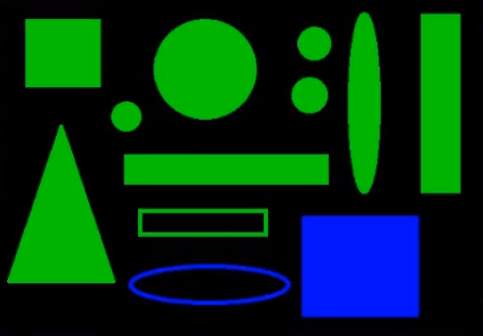
#> input picture img/approx.png, 483 x 336 px
$ python tutorial_21_measure.py   (older library calls are emulated)
#> lines starting #> are read from the running program, lines starting #| are printed output that depends on the picture; after the words box and inside, x2 and y2 are one past the last pixel; in counts of white or black regions, pixels touching at a corner belong together
#> in main, img is the input picture: shape (336, 483, 3); mean B, G, R 23, 51.2, 1.3
import cv2 as cv
import numpy as np


# [44 lines left out: function object_measure, not called in this run]


def contour_approx(image):
    # 二值化
    gray = cv.cvtColor(image, cv.COLOR_BGR2GRAY)
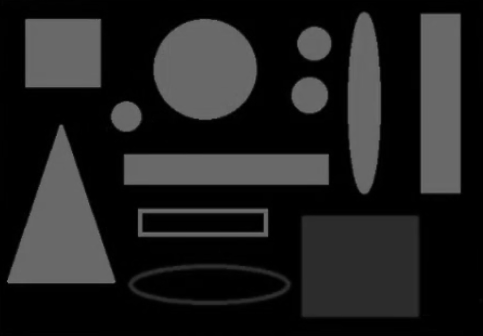
#> gray: shape (336, 483); min 0, max 113, mean 32.9
    ret, binary = cv.threshold(gray, 0, 255, cv.THRESH_BINARY | cv.THRESH_OTSU)
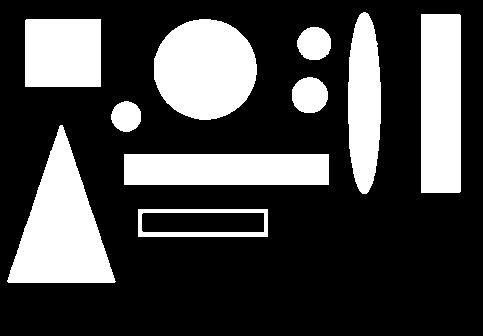
#> binary: shape (336, 483); 27.4% white; 10 white regions, largest, box (x1, y1, x2, y2) and area: (7, 125, 116, 283) 8926, (154, 19, 257, 120) 8150, (421, 14, 461, 193) 7158
#> ret = 54
    print("threshold value: %s" % ret)
#| threshold value: 54.0
    cv.imshow("binary image", binary)

    # 因为后面需要在二值图像上绘制轮廓和点（轮廓和点为三通道），先转化为BGR图像
    dst = cv.cvtColor(binary, cv.COLOR_GRAY2BGR)
#> dst: shape (336, 483, 3); 27.4% white; 10 white regions

    # 轮廓检测
    contours, hierarchy = cv.findContours(binary, cv.RETR_EXTERNAL, cv.CHAIN_APPROX_SIMPLE)
#> contours = 10 contours; largest, box (x1, y1, x2, y2) and area: (7, 125, 116, 283) 8714, (154, 19, 257, 120) 8006, (421, 14, 461, 193) 6941, (124, 154, 329, 185) 6120, (25, 19, 101, 87) 5024

    for i, contour in enumerate(contours):

        # 把一个连续光滑曲线折线化，对图像轮廓点进行多边形拟合
        # approxPolyDP(curve, epsilon, closed, approxCurve=None) -> approxCurve
        # @param curve 输入
        # @param approxCurve 输出
        # @param epsilon 逼近精度. 原始曲线与近似曲线之间的最大距离.
        # @param closed 如果为True，则近似曲线是闭合的（它的第一个和最后的顶点连接）。
        epsilon = 0.01 * cv.arcLength(contour, True)
        approx = cv.approxPolyDP(contour, epsilon, True)

        print(approx.shape) # m×1×2. 每个轮廓拟合出m个点，每个点用横纵坐标值确定

        # 绘制拟合出的点
        # 参数contourIdx为-1，绘制该轮廓所有的点
        cv.drawContours(dst, approx, -1, (255, 0, 0), 10)

        # 如果点数为4，为矩形，用黄色点画出
        if approx.shape[0] == 4:
            cv.drawContours(dst, contours, i, (0, 255, 255), 2)

        # 如果点数为3，为三角形，用红色点画出
        if approx.shape[0] == 3:
            cv.drawContours(dst, contours, i, (0, 0, 255), 2)

        # 如果点数大于10，为圆形，
        if approx.shape[0] > 10:
             cv.drawContours(dst, contours, i, (255, 255, 0), 2)
#> this loop made 10 passes
#> (epsilon, approx) on passes 1, 2, 3, 8, 9: (3.12, [[138, 209], [138, 236], [267, 236], [267, 209]]), (4.68, [[124, 154], [124, 184], [328, 184], [328, 154]]), (4.67, [[60, 125], [7, 281], [114, 282]]), (2.83, [[25, 20], [25, 86], [100, 86], [100, 19]]), (4.33, [[421, 14], [421, 192], [459, 192], [460, 15]])
#> epsilon on passes 4, 5, 6, 7, 10: 0.981, 1.17, 1.1, 3.35, 3.94
#| (4, 1, 2)
#| (4, 1, 2)
#| (3, 1, 2)
#| (13, 1, 2)
#| (13, 1, 2)
#| (12, 1, 2)
#| (14, 1, 2)
#| (4, 1, 2)
#> (further printed lines are left out)
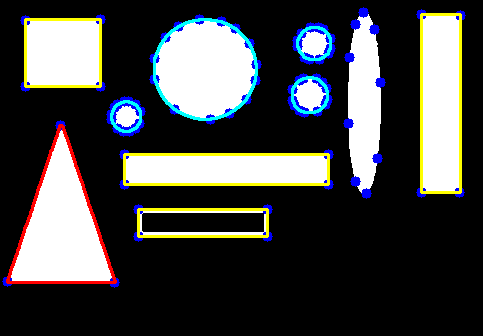
#> dst: shape (336, 483, 3); mean B, G, R 69.2, 70.1, 69


    cv.imshow("dst", dst)


def main():
    # src = cv.imread("img/handwriting.jpg")
    # cv.imshow("src",src)
    # measure_object(src)

    img = cv.imread("img/approx.png")
    contour_approx(img)

    cv.waitKey(0)  # 等有键输入或者1000ms后自动将窗口消除，0表示只用键输入结束窗口
    cv.destroyAllWindows()  # 关闭所有窗口


if __name__ == '__main__':
    main()

$ run again, with img/circle.png copied over img/approx.png
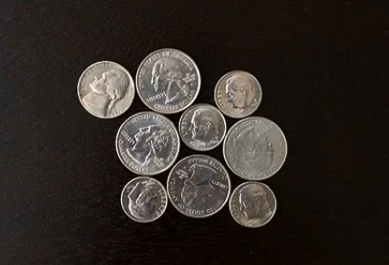
#> input picture img/circle.png, 389 x 265 px
#> in main, img is the input picture: shape (265, 389, 3); mean B, G, R 37.2, 41.8, 48.7
#> in contour_approx, `ret, binary = cv.threshold(gray, 0, 255, cv.THRESH_BINARY | cv.THRESH_..`:
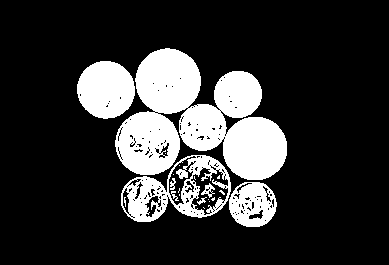
#> binary: shape (265, 389); 19.8% white; 21 white regions (13 under 20 px), largest, box (x1, y1, x2, y2) and area: (115, 48, 287, 180) 13153, (121, 155, 231, 222) 2884, (77, 61, 135, 119) 2614
#> ret = 75
#| threshold value: 75.0
#> contours = 4 contours; box (x1, y1, x2, y2) and area: (115, 48, 287, 180) 13024, (121, 155, 231, 222) 4748, (77, 61, 135, 119) 2541, (229, 182, 277, 227) 1669
#> the loop in contour_approx, `for i, contour in enumerate(contours):` made 4 passes
#> epsilon on passes 1 to 4: 1.53, 3.53, 1.89, 9.36
#> (printed output is left out)
#> after the loop in contour_approx, `for i, contour in enumerate(contours):`:
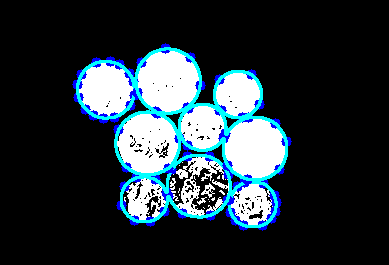
#> dst: shape (265, 389, 3); mean B, G, R 59.1, 52.2, 39.5
